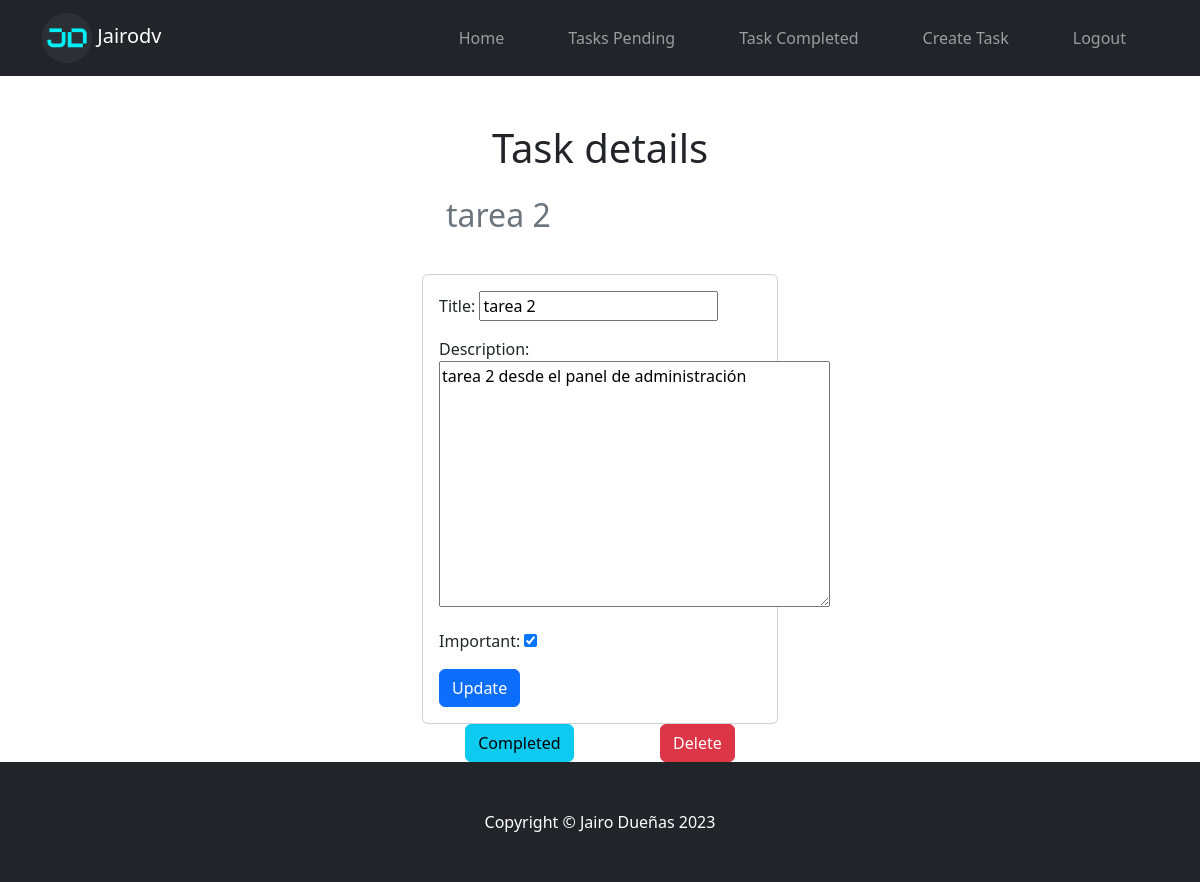
Page /tasks/2/ (signed in) on the committed database.
### tasks/models.py (models this page shows, shortened)
class Task(models.Model):
  title = models.CharField(max_length=200)
  description = models.TextField(blank=True)
  created = models.DateTimeField(auto_now_add=True)
  datecompleted = models.DateTimeField(null=True, blank=True)
  important = models.BooleanField(default=False)
  user = models.ForeignKey(User, on_delete=models.CASCADE)
  class Meta:
    verbose_name='task'
    verbose_name_plural='tasks'

### tasks/views.py (the view, shortened to what this page needs)
# urls.py: path('tasks/<int:task_id>/', views.task_detail, name='task_detail'),
@login_required
def task_detail(request, task_id):
  if request.method == 'GET':
    task = get_object_or_404(Task, pk=task_id, user=request.user)
    form = TaskForm(instance=task)
    return render(request, 'tasks/task_detail.html', {'task':task, 'form':form})

### tasks/form.py
class TaskForm(forms.ModelForm):
  class Meta:
    model = Task
    fields = ['title', 'description', 'important']

### tasks/templates/tasks/task_detail.html (shortened to what this page needs)
{% extends 'base.html' %}
{% load static %}
{% block content %}
<main class="container">
  <div class="row">
    <div class="col-md-4 offset-md-4">
      <div class="container p-4">
        <h1 class="text-center my-4">Task details</h1>
        <h2 class="text-secondary">{{task.title}} </h2>
      </div>
      <div class="card card-body">
        <form method="POST">
          {{form.as_p}}
          <button class="btn btn-primary">Update</button>
        </form>
      </div>
      <div class="d-flex justify-content-around">
        <form action="{% url 'complete_task' task.id %}" method="POST">
          <button class="btn btn-info">Completed</button>
        </form>
        <form action="{% url 'delete_task' task.id %}" method="POST">
          <button class="btn btn-danger">Delete</button>
        </form>
      </div>
    </div>
  </div>
</main>
{% endblock content %}

### rows in the picture
Task: title "tarea 2", description "tarea 2 desde el panel de administración", important "☑"
